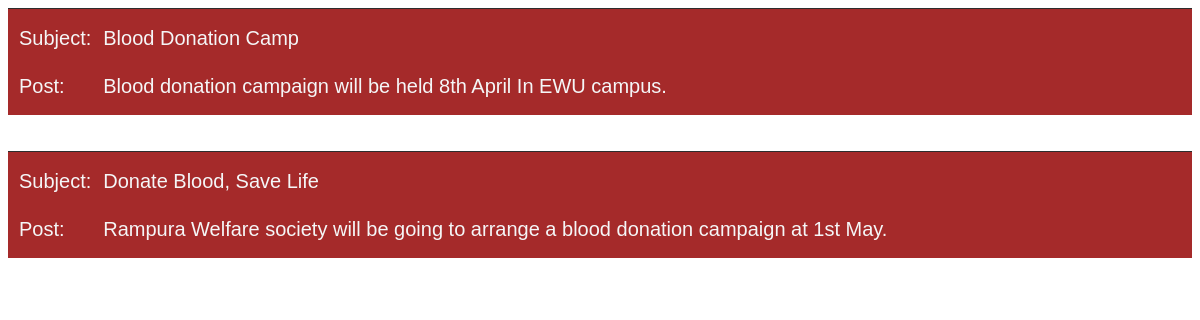
The page /vw_ann.php on the database its author committed.
### tables this page shows
CREATE TABLE `announcement` (
  `id` int(12) NOT NULL,
  `annsubject` varchar(64) NOT NULL,
  `annpost` varchar(1024) NOT NULL
);

### vw_ann.php (the view, shortened to what this page needs)
<!DOCTYPE html>
<html lang="en">
<head>
<link href="style.css" rel="stylesheet" type="text/css" />
</head>
<?php
$conn = mysqli_connect("localhost", "root", "", "logintest");
$sql="SELECT * FROM announcement";
 $result=mysqli_query($conn, $sql);
?>
	<?php
	  while($row=mysqli_fetch_array($result))
	  {
  echo '<div class="nw">';
	echo '<table cellspacing="10"><tr><td>Subject: </td>';
	  echo '     <td>  '.$row['annsubject'].'</td>' ;
	  echo '</tr><tr><td>Post: </td>';
	  echo '     <td>  '.$row['annpost'].'</td>' ;
	  echo '</tr>';
	  echo '</table>';
    echo '</div>';
	}
	  ?>

### style.css (style rules this page uses)
.nw { background-color: brown; border-top-width: 1px; border-top-style: inset; border-top-color: #818181; font-size: 12 px; }

### rows shown on the page
announcement: annsubject "Blood Donation Camp", annpost "Blood donation campaign will be held 8th April In EWU campus."
announcement: annsubject "Donate Blood, Save Life", annpost "Rampura Welfare society will be going to arrange a blood donation campaign at 1st May."
